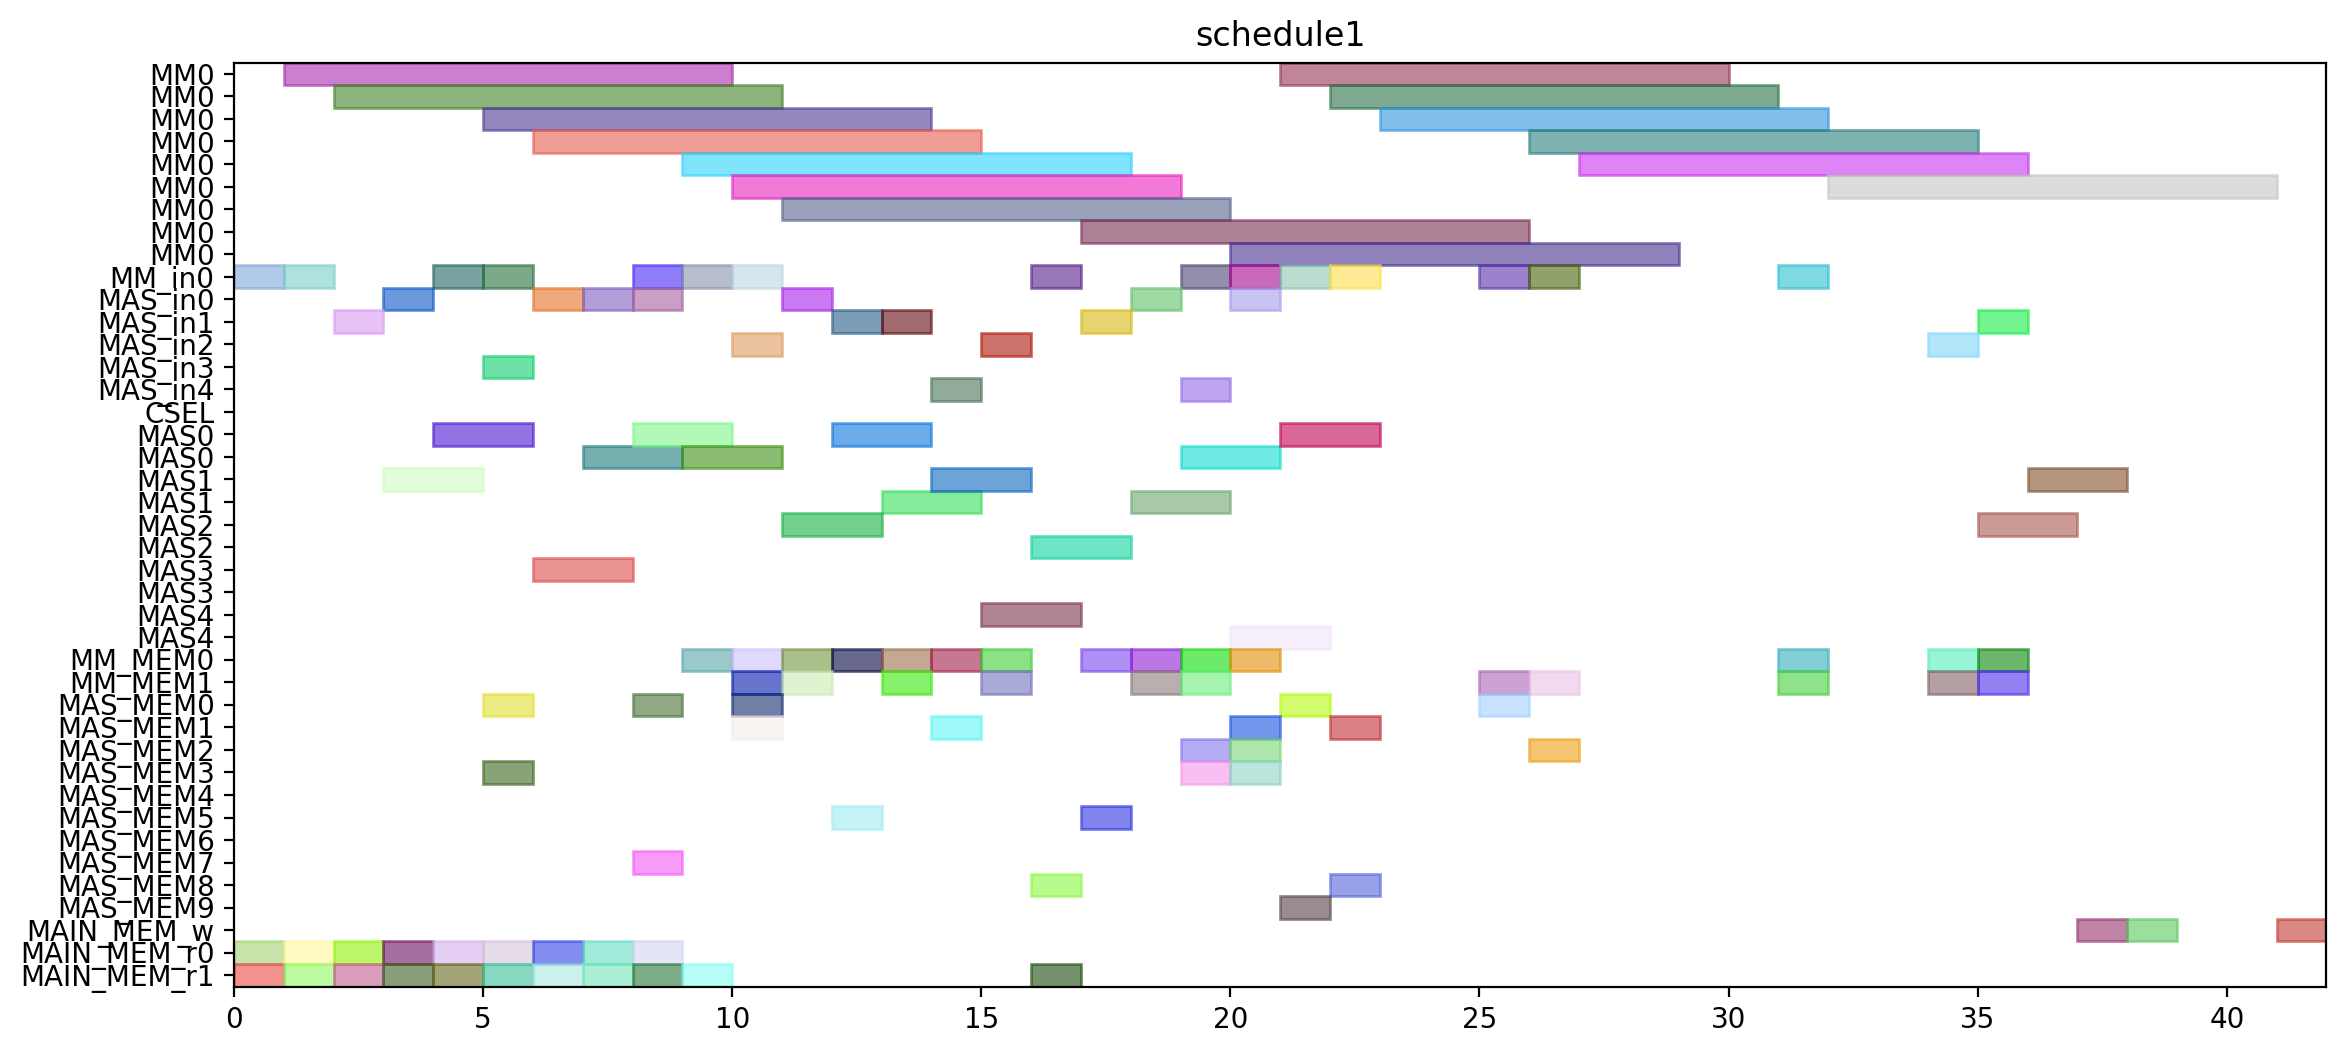

Recreate this plot in Python.
from pyschedule import Scenario, solvers, plotters, alt


def solve():
	horizon = 152
	S = Scenario("schedule1", horizon=horizon)

	# resource
	MM = S.Resources('MM', num=1, size=9)
	MM_in = S.Resources('MM_in', num=1)
	MAS_in = S.Resources('MAS_in', num=5)
	CSEL = S.Resource('CSEL')
	MAS = S.Resources('MAS', num=5, size=2, periods=range(1, horizon))
	MM_MEM = S.Resources('MM_MEM', num=2)
	MAS_MEM = S.Resources('MAS_MEM', num=10)
	MAIN_MEM_w = S.Resource('MAIN_MEM_w', size=1)
	MAIN_MEM_r = S.Resources('MAIN_MEM_r', num=2)

	# result of previous scheduling
	t2_in = S.Task('t2_in', length=1, delay_cost=1)
	S += t2_in >= 0
	t2_in += MM_in[0]

	t2_mem0 = S.Task('t2_mem0', length=1, delay_cost=1)
	S += t2_mem0 >= 0
	t2_mem0 += MAIN_MEM_r[0]

	t2_mem1 = S.Task('t2_mem1', length=1, delay_cost=1)
	S += t2_mem1 >= 0
	t2_mem1 += MAIN_MEM_r[1]

	t0_in = S.Task('t0_in', length=1, delay_cost=1)
	S += t0_in >= 1
	t0_in += MM_in[0]

	t0_mem0 = S.Task('t0_mem0', length=1, delay_cost=1)
	S += t0_mem0 >= 1
	t0_mem0 += MAIN_MEM_r[0]

	t0_mem1 = S.Task('t0_mem1', length=1, delay_cost=1)
	S += t0_mem1 >= 1
	t0_mem1 += MAIN_MEM_r[1]

	t2 = S.Task('t2', length=9, delay_cost=1)
	S += t2 >= 1
	t2 += MM[0]

	t0 = S.Task('t0', length=9, delay_cost=1)
	S += t0 >= 2
	t0 += MM[0]

	t14_in = S.Task('t14_in', length=1, delay_cost=1)
	S += t14_in >= 2
	t14_in += MAS_in[1]

	t14_mem0 = S.Task('t14_mem0', length=1, delay_cost=1)
	S += t14_mem0 >= 2
	t14_mem0 += MAIN_MEM_r[0]

	t14_mem1 = S.Task('t14_mem1', length=1, delay_cost=1)
	S += t14_mem1 >= 2
	t14_mem1 += MAIN_MEM_r[1]

	t13_in = S.Task('t13_in', length=1, delay_cost=1)
	S += t13_in >= 3
	t13_in += MAS_in[0]

	t13_mem0 = S.Task('t13_mem0', length=1, delay_cost=1)
	S += t13_mem0 >= 3
	t13_mem0 += MAIN_MEM_r[0]

	t13_mem1 = S.Task('t13_mem1', length=1, delay_cost=1)
	S += t13_mem1 >= 3
	t13_mem1 += MAIN_MEM_r[1]

	t14 = S.Task('t14', length=2, delay_cost=1)
	S += t14 >= 3
	t14 += MAS[1]

	t13 = S.Task('t13', length=2, delay_cost=1)
	S += t13 >= 4
	t13 += MAS[0]

	t1_in = S.Task('t1_in', length=1, delay_cost=1)
	S += t1_in >= 4
	t1_in += MM_in[0]

	t1_mem0 = S.Task('t1_mem0', length=1, delay_cost=1)
	S += t1_mem0 >= 4
	t1_mem0 += MAIN_MEM_r[0]

	t1_mem1 = S.Task('t1_mem1', length=1, delay_cost=1)
	S += t1_mem1 >= 4
	t1_mem1 += MAIN_MEM_r[1]

	t1 = S.Task('t1', length=9, delay_cost=1)
	S += t1 >= 5
	t1 += MM[0]

	t15_in = S.Task('t15_in', length=1, delay_cost=1)
	S += t15_in >= 5
	t15_in += MM_in[0]

	t15_mem0 = S.Task('t15_mem0', length=1, delay_cost=1)
	S += t15_mem0 >= 5
	t15_mem0 += MAS_MEM[0]

	t15_mem1 = S.Task('t15_mem1', length=1, delay_cost=1)
	S += t15_mem1 >= 5
	t15_mem1 += MAS_MEM[3]

	t4_in = S.Task('t4_in', length=1, delay_cost=1)
	S += t4_in >= 5
	t4_in += MAS_in[3]

	t4_mem0 = S.Task('t4_mem0', length=1, delay_cost=1)
	S += t4_mem0 >= 5
	t4_mem0 += MAIN_MEM_r[0]

	t4_mem1 = S.Task('t4_mem1', length=1, delay_cost=1)
	S += t4_mem1 >= 5
	t4_mem1 += MAIN_MEM_r[1]

	t15 = S.Task('t15', length=9, delay_cost=1)
	S += t15 >= 6
	t15 += MM[0]

	t3_in = S.Task('t3_in', length=1, delay_cost=1)
	S += t3_in >= 6
	t3_in += MAS_in[0]

	t3_mem0 = S.Task('t3_mem0', length=1, delay_cost=1)
	S += t3_mem0 >= 6
	t3_mem0 += MAIN_MEM_r[0]

	t3_mem1 = S.Task('t3_mem1', length=1, delay_cost=1)
	S += t3_mem1 >= 6
	t3_mem1 += MAIN_MEM_r[1]

	t4 = S.Task('t4', length=2, delay_cost=1)
	S += t4 >= 6
	t4 += MAS[3]

	t3 = S.Task('t3', length=2, delay_cost=1)
	S += t3 >= 7
	t3 += MAS[0]

	t8_in = S.Task('t8_in', length=1, delay_cost=1)
	S += t8_in >= 7
	t8_in += MAS_in[0]

	t8_mem0 = S.Task('t8_mem0', length=1, delay_cost=1)
	S += t8_mem0 >= 7
	t8_mem0 += MAIN_MEM_r[0]

	t8_mem1 = S.Task('t8_mem1', length=1, delay_cost=1)
	S += t8_mem1 >= 7
	t8_mem1 += MAIN_MEM_r[1]

	t5_in = S.Task('t5_in', length=1, delay_cost=1)
	S += t5_in >= 8
	t5_in += MM_in[0]

	t5_mem0 = S.Task('t5_mem0', length=1, delay_cost=1)
	S += t5_mem0 >= 8
	t5_mem0 += MAS_MEM[0]

	t5_mem1 = S.Task('t5_mem1', length=1, delay_cost=1)
	S += t5_mem1 >= 8
	t5_mem1 += MAS_MEM[7]

	t8 = S.Task('t8', length=2, delay_cost=1)
	S += t8 >= 8
	t8 += MAS[0]

	t9_in = S.Task('t9_in', length=1, delay_cost=1)
	S += t9_in >= 8
	t9_in += MAS_in[0]

	t9_mem0 = S.Task('t9_mem0', length=1, delay_cost=1)
	S += t9_mem0 >= 8
	t9_mem0 += MAIN_MEM_r[0]

	t9_mem1 = S.Task('t9_mem1', length=1, delay_cost=1)
	S += t9_mem1 >= 8
	t9_mem1 += MAIN_MEM_r[1]

	t20_in = S.Task('t20_in', length=1, delay_cost=1)
	S += t20_in >= 9
	t20_in += MM_in[0]

	t20_mem0 = S.Task('t20_mem0', length=1, delay_cost=1)
	S += t20_mem0 >= 9
	t20_mem0 += MM_MEM[0]

	t20_mem1 = S.Task('t20_mem1', length=1, delay_cost=1)
	S += t20_mem1 >= 9
	t20_mem1 += MAIN_MEM_r[1]

	t5 = S.Task('t5', length=9, delay_cost=1)
	S += t5 >= 9
	t5 += MM[0]

	t9 = S.Task('t9', length=2, delay_cost=1)
	S += t9 >= 9
	t9 += MAS[0]

	t10_in = S.Task('t10_in', length=1, delay_cost=1)
	S += t10_in >= 10
	t10_in += MM_in[0]

	t10_mem0 = S.Task('t10_mem0', length=1, delay_cost=1)
	S += t10_mem0 >= 10
	t10_mem0 += MAS_MEM[0]

	t10_mem1 = S.Task('t10_mem1', length=1, delay_cost=1)
	S += t10_mem1 >= 10
	t10_mem1 += MAS_MEM[1]

	t18_in = S.Task('t18_in', length=1, delay_cost=1)
	S += t18_in >= 10
	t18_in += MAS_in[2]

	t18_mem0 = S.Task('t18_mem0', length=1, delay_cost=1)
	S += t18_mem0 >= 10
	t18_mem0 += MM_MEM[0]

	t18_mem1 = S.Task('t18_mem1', length=1, delay_cost=1)
	S += t18_mem1 >= 10
	t18_mem1 += MM_MEM[1]

	t20 = S.Task('t20', length=9, delay_cost=1)
	S += t20 >= 10
	t20 += MM[0]

	t10 = S.Task('t10', length=9, delay_cost=1)
	S += t10 >= 11
	t10 += MM[0]

	t16_in = S.Task('t16_in', length=1, delay_cost=1)
	S += t16_in >= 11
	t16_in += MAS_in[0]

	t16_mem0 = S.Task('t16_mem0', length=1, delay_cost=1)
	S += t16_mem0 >= 11
	t16_mem0 += MM_MEM[0]

	t16_mem1 = S.Task('t16_mem1', length=1, delay_cost=1)
	S += t16_mem1 >= 11
	t16_mem1 += MM_MEM[1]

	t18 = S.Task('t18', length=2, delay_cost=1)
	S += t18 >= 11
	t18 += MAS[2]

	t16 = S.Task('t16', length=2, delay_cost=1)
	S += t16 >= 12
	t16 += MAS[0]

	t19_in = S.Task('t19_in', length=1, delay_cost=1)
	S += t19_in >= 12
	t19_in += MAS_in[1]

	t19_mem0 = S.Task('t19_mem0', length=1, delay_cost=1)
	S += t19_mem0 >= 12
	t19_mem0 += MM_MEM[0]

	t19_mem1 = S.Task('t19_mem1', length=1, delay_cost=1)
	S += t19_mem1 >= 12
	t19_mem1 += MAS_MEM[5]

	t11_in = S.Task('t11_in', length=1, delay_cost=1)
	S += t11_in >= 13
	t11_in += MAS_in[1]

	t11_mem0 = S.Task('t11_mem0', length=1, delay_cost=1)
	S += t11_mem0 >= 13
	t11_mem0 += MM_MEM[0]

	t11_mem1 = S.Task('t11_mem1', length=1, delay_cost=1)
	S += t11_mem1 >= 13
	t11_mem1 += MM_MEM[1]

	t19 = S.Task('t19', length=2, delay_cost=1)
	S += t19 >= 13
	t19 += MAS[1]

	t11 = S.Task('t11', length=2, delay_cost=1)
	S += t11 >= 14
	t11 += MAS[1]

	t17_in = S.Task('t17_in', length=1, delay_cost=1)
	S += t17_in >= 14
	t17_in += MAS_in[4]

	t17_mem0 = S.Task('t17_mem0', length=1, delay_cost=1)
	S += t17_mem0 >= 14
	t17_mem0 += MM_MEM[0]

	t17_mem1 = S.Task('t17_mem1', length=1, delay_cost=1)
	S += t17_mem1 >= 14
	t17_mem1 += MAS_MEM[1]

	t17 = S.Task('t17', length=2, delay_cost=1)
	S += t17 >= 15
	t17 += MAS[4]

	t6_in = S.Task('t6_in', length=1, delay_cost=1)
	S += t6_in >= 15
	t6_in += MAS_in[2]

	t6_mem0 = S.Task('t6_mem0', length=1, delay_cost=1)
	S += t6_mem0 >= 15
	t6_mem0 += MM_MEM[0]

	t6_mem1 = S.Task('t6_mem1', length=1, delay_cost=1)
	S += t6_mem1 >= 15
	t6_mem1 += MM_MEM[1]

	t23_in = S.Task('t23_in', length=1, delay_cost=1)
	S += t23_in >= 16
	t23_in += MM_in[0]

	t23_mem0 = S.Task('t23_mem0', length=1, delay_cost=1)
	S += t23_mem0 >= 16
	t23_mem0 += MAS_MEM[8]

	t23_mem1 = S.Task('t23_mem1', length=1, delay_cost=1)
	S += t23_mem1 >= 16
	t23_mem1 += MAIN_MEM_r[1]

	t6 = S.Task('t6', length=2, delay_cost=1)
	S += t6 >= 16
	t6 += MAS[2]

	t23 = S.Task('t23', length=9, delay_cost=1)
	S += t23 >= 17
	t23 += MM[0]

	t7_in = S.Task('t7_in', length=1, delay_cost=1)
	S += t7_in >= 17
	t7_in += MAS_in[1]

	t7_mem0 = S.Task('t7_mem0', length=1, delay_cost=1)
	S += t7_mem0 >= 17
	t7_mem0 += MM_MEM[0]

	t7_mem1 = S.Task('t7_mem1', length=1, delay_cost=1)
	S += t7_mem1 >= 17
	t7_mem1 += MAS_MEM[5]

	t22_in = S.Task('t22_in', length=1, delay_cost=1)
	S += t22_in >= 18
	t22_in += MAS_in[0]

	t22_mem0 = S.Task('t22_mem0', length=1, delay_cost=1)
	S += t22_mem0 >= 18
	t22_mem0 += MM_MEM[0]

	t22_mem1 = S.Task('t22_mem1', length=1, delay_cost=1)
	S += t22_mem1 >= 18
	t22_mem1 += MM_MEM[1]

	t7 = S.Task('t7', length=2, delay_cost=1)
	S += t7 >= 18
	t7 += MAS[1]

	t21_in = S.Task('t21_in', length=1, delay_cost=1)
	S += t21_in >= 19
	t21_in += MAS_in[4]

	t21_mem0 = S.Task('t21_mem0', length=1, delay_cost=1)
	S += t21_mem0 >= 19
	t21_mem0 += MM_MEM[0]

	t21_mem1 = S.Task('t21_mem1', length=1, delay_cost=1)
	S += t21_mem1 >= 19
	t21_mem1 += MM_MEM[1]

	t22 = S.Task('t22', length=2, delay_cost=1)
	S += t22 >= 19
	t22 += MAS[0]

	t28_in = S.Task('t28_in', length=1, delay_cost=1)
	S += t28_in >= 19
	t28_in += MM_in[0]

	t28_mem0 = S.Task('t28_mem0', length=1, delay_cost=1)
	S += t28_mem0 >= 19
	t28_mem0 += MAS_MEM[2]

	t28_mem1 = S.Task('t28_mem1', length=1, delay_cost=1)
	S += t28_mem1 >= 19
	t28_mem1 += MAS_MEM[3]

	t12_in = S.Task('t12_in', length=1, delay_cost=1)
	S += t12_in >= 20
	t12_in += MAS_in[0]

	t12_mem0 = S.Task('t12_mem0', length=1, delay_cost=1)
	S += t12_mem0 >= 20
	t12_mem0 += MM_MEM[0]

	t12_mem1 = S.Task('t12_mem1', length=1, delay_cost=1)
	S += t12_mem1 >= 20
	t12_mem1 += MAS_MEM[3]

	t21 = S.Task('t21', length=2, delay_cost=1)
	S += t21 >= 20
	t21 += MAS[4]

	t25_in = S.Task('t25_in', length=1, delay_cost=1)
	S += t25_in >= 20
	t25_in += MM_in[0]

	t25_mem0 = S.Task('t25_mem0', length=1, delay_cost=1)
	S += t25_mem0 >= 20
	t25_mem0 += MAS_MEM[2]

	t25_mem1 = S.Task('t25_mem1', length=1, delay_cost=1)
	S += t25_mem1 >= 20
	t25_mem1 += MAS_MEM[1]

	t28 = S.Task('t28', length=9, delay_cost=1)
	S += t28 >= 20
	t28 += MM[0]

	t12 = S.Task('t12', length=2, delay_cost=1)
	S += t12 >= 21
	t12 += MAS[0]

	t25 = S.Task('t25', length=9, delay_cost=1)
	S += t25 >= 21
	t25 += MM[0]

	t27_in = S.Task('t27_in', length=1, delay_cost=1)
	S += t27_in >= 21
	t27_in += MM_in[0]

	t27_mem0 = S.Task('t27_mem0', length=1, delay_cost=1)
	S += t27_mem0 >= 21
	t27_mem0 += MAS_MEM[0]

	t27_mem1 = S.Task('t27_mem1', length=1, delay_cost=1)
	S += t27_mem1 >= 21
	t27_mem1 += MAS_MEM[9]

	t27 = S.Task('t27', length=9, delay_cost=1)
	S += t27 >= 22
	t27 += MM[0]

	t29_in = S.Task('t29_in', length=1, delay_cost=1)
	S += t29_in >= 22
	t29_in += MM_in[0]

	t29_mem0 = S.Task('t29_mem0', length=1, delay_cost=1)
	S += t29_mem0 >= 22
	t29_mem0 += MAS_MEM[8]

	t29_mem1 = S.Task('t29_mem1', length=1, delay_cost=1)
	S += t29_mem1 >= 22
	t29_mem1 += MAS_MEM[1]

	t29 = S.Task('t29', length=9, delay_cost=1)
	S += t29 >= 23
	t29 += MM[0]


	# new tasks
	t24 = S.Task('t24', length=9, delay_cost=1)
	t24 += alt(MM)
	t24_in = S.Task('t24_in', length=1, delay_cost=1)
	t24_in += alt(MM_in)
	S += t24_in*MM_in[0]<=t24*MM[0]
	t24_mem0 = S.Task('t24_mem0', length=1, delay_cost=1)
	t24_mem0 += MAS_MEM[0]
	S += 22 < t24_mem0
	S += t24_mem0 <= t24

	t24_mem1 = S.Task('t24_mem1', length=1, delay_cost=1)
	t24_mem1 += MM_MEM[1]
	S += 25 < t24_mem1
	S += t24_mem1 <= t24

	t26 = S.Task('t26', length=9, delay_cost=1)
	t26 += alt(MM)
	t26_in = S.Task('t26_in', length=1, delay_cost=1)
	t26_in += alt(MM_in)
	S += t26_in*MM_in[0]<=t26*MM[0]
	t26_mem0 = S.Task('t26_mem0', length=1, delay_cost=1)
	t26_mem0 += MAS_MEM[2]
	S += 14 < t26_mem0
	S += t26_mem0 <= t26

	t26_mem1 = S.Task('t26_mem1', length=1, delay_cost=1)
	t26_mem1 += MM_MEM[1]
	S += 25 < t26_mem1
	S += t26_mem1 <= t26

	PZ_new = S.Task('PZ_new', length=9, delay_cost=1)
	PZ_new += alt(MM)
	PZ_new_in = S.Task('PZ_new_in', length=1, delay_cost=1)
	PZ_new_in += alt(MM_in)
	S += PZ_new_in*MM_in[0]<=PZ_new*MM[0]
	S += 0<PZ_new

	PZ_new_w = S.Task('PZ_new_w', length=1, delay_cost=1)
	PZ_new_w += alt(MAIN_MEM_w)
	S += PZ_new <= PZ_new_w

	PZ_new_mem0 = S.Task('PZ_new_mem0', length=1, delay_cost=1)
	PZ_new_mem0 += MM_MEM[0]
	S += 31 < PZ_new_mem0
	S += PZ_new_mem0 <= PZ_new

	PZ_new_mem1 = S.Task('PZ_new_mem1', length=1, delay_cost=1)
	PZ_new_mem1 += MM_MEM[1]
	S += 28 < PZ_new_mem1
	S += PZ_new_mem1 <= PZ_new

	PX_new = S.Task('PX_new', length=2, delay_cost=1)
	PX_new += alt(MAS)
	PX_new_in = S.Task('PX_new_in', length=1, delay_cost=1)
	PX_new_in += alt(MAS_in)
	S += PX_new_in*MAS_in[0]<=PX_new*MAS[0]

	S += PX_new_in*MAS_in[1]<=PX_new*MAS[1]

	S += PX_new_in*MAS_in[2]<=PX_new*MAS[2]

	S += PX_new_in*MAS_in[3]<=PX_new*MAS[3]

	S += PX_new_in*MAS_in[4]<=PX_new*MAS[4]

	S += 0<PX_new

	PX_new_w = S.Task('PX_new_w', length=1, delay_cost=1)
	PX_new_w += alt(MAIN_MEM_w)
	S += PX_new <= PX_new_w

	PX_new_mem0 = S.Task('PX_new_mem0', length=1, delay_cost=1)
	PX_new_mem0 += MM_MEM[0]
	S += 29 < PX_new_mem0
	S += PX_new_mem0 <= PX_new

	PX_new_mem1 = S.Task('PX_new_mem1', length=1, delay_cost=1)
	PX_new_mem1 += alt(MM_MEM)
	S += (t24*MM[0])-1 < PX_new_mem1*MM_MEM[1]
	S += PX_new_mem1 <= PX_new

	PY_new = S.Task('PY_new', length=2, delay_cost=1)
	PY_new += alt(MAS)
	PY_new_in = S.Task('PY_new_in', length=1, delay_cost=1)
	PY_new_in += alt(MAS_in)
	S += PY_new_in*MAS_in[0]<=PY_new*MAS[0]

	S += PY_new_in*MAS_in[1]<=PY_new*MAS[1]

	S += PY_new_in*MAS_in[2]<=PY_new*MAS[2]

	S += PY_new_in*MAS_in[3]<=PY_new*MAS[3]

	S += PY_new_in*MAS_in[4]<=PY_new*MAS[4]

	S += 0<PY_new

	PY_new_w = S.Task('PY_new_w', length=1, delay_cost=1)
	PY_new_w += alt(MAIN_MEM_w)
	S += PY_new <= PY_new_w

	PY_new_mem0 = S.Task('PY_new_mem0', length=1, delay_cost=1)
	PY_new_mem0 += MM_MEM[0]
	S += 30 < PY_new_mem0
	S += PY_new_mem0 <= PY_new

	PY_new_mem1 = S.Task('PY_new_mem1', length=1, delay_cost=1)
	PY_new_mem1 += alt(MM_MEM)
	S += (t26*MM[0])-1 < PY_new_mem1*MM_MEM[1]
	S += PY_new_mem1 <= PY_new

	solvers.mip.solve(S,msg=1,kind='CPLEX',ratio_gap=1.01)

	solution = [['hoge']*len(S.solution()[1]) for i in range(len(S.solution()))]
	for i in range(len(S.solution())):
		for j in range(len(S.solution()[i])):
			solution[i][j]=str(S.solution()[i][j])
	print(solution)

	cycles = int(solution[-1][3])

	pic_file_name = "/mnt/rose/usr1/fukuda/ABE/multiRAM_multiMAS_16mux/scheduling_result/stage9MM1_stage2MAS5/EP_ADD_A_0/schedule1.png"
	if(S.solution() != []):
		plotters.matplotlib.plot(S,img_filename=pic_file_name, show_task_labels=False, fig_size=(cycles*0.25+3, 6))

	return solution
